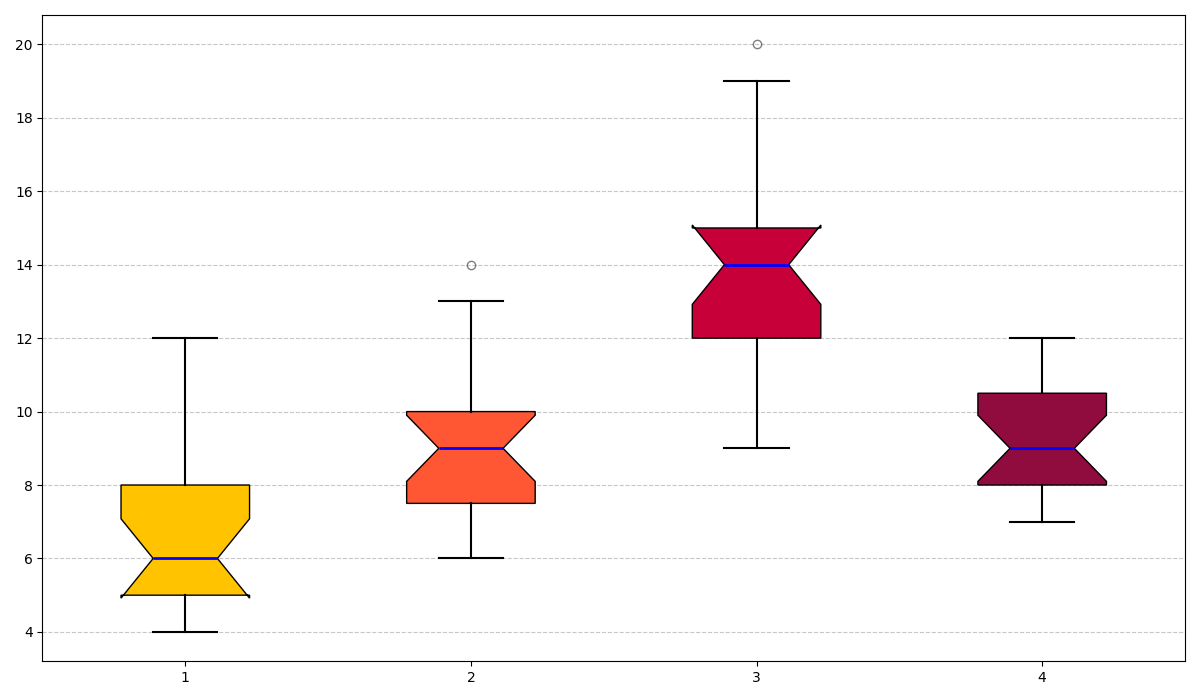

This chart was generated by the following Python code:
import matplotlib.pyplot as plt

kids_data = [5, 7, 6, 4, 5, 6, 8, 9, 10, 7, 5, 6, 4, 6, 5, 7, 8, 11, 12]
teens_data = [6, 8, 9, 7, 7, 6, 8, 10, 12, 11, 10, 9, 7, 9, 8, 10, 8, 13, 14]
adults_data = [9, 10, 12, 11, 12, 14, 13, 12, 14, 15, 14, 13, 12, 14, 15, 17, 18, 19, 20]
seniors_data = [8, 10, 9, 7, 8, 9, 11, 12, 10, 11, 9, 8, 7, 10, 9, 8, 10, 11, 12]

data = [kids_data, teens_data, adults_data, seniors_data]

plt.figure(figsize=(12, 7))

box = plt.boxplot(data, patch_artist=True, notch=True, vert=True)

colors = ['#FFC300', '#FF5733', '#C70039', '#900C3F']
for patch, color in zip(box['boxes'], colors):
    patch.set_facecolor(color)

plt.setp(box['whiskers'], color='black', linewidth=1.5)
plt.setp(box['caps'], color='black', linewidth=1.5)
plt.setp(box['medians'], color='blue', linewidth=2)
plt.setp(box['fliers'], marker='o', color='green', alpha=0.5)

plt.grid(axis='y', linestyle='--', alpha=0.7)

plt.tight_layout()

plt.show()
